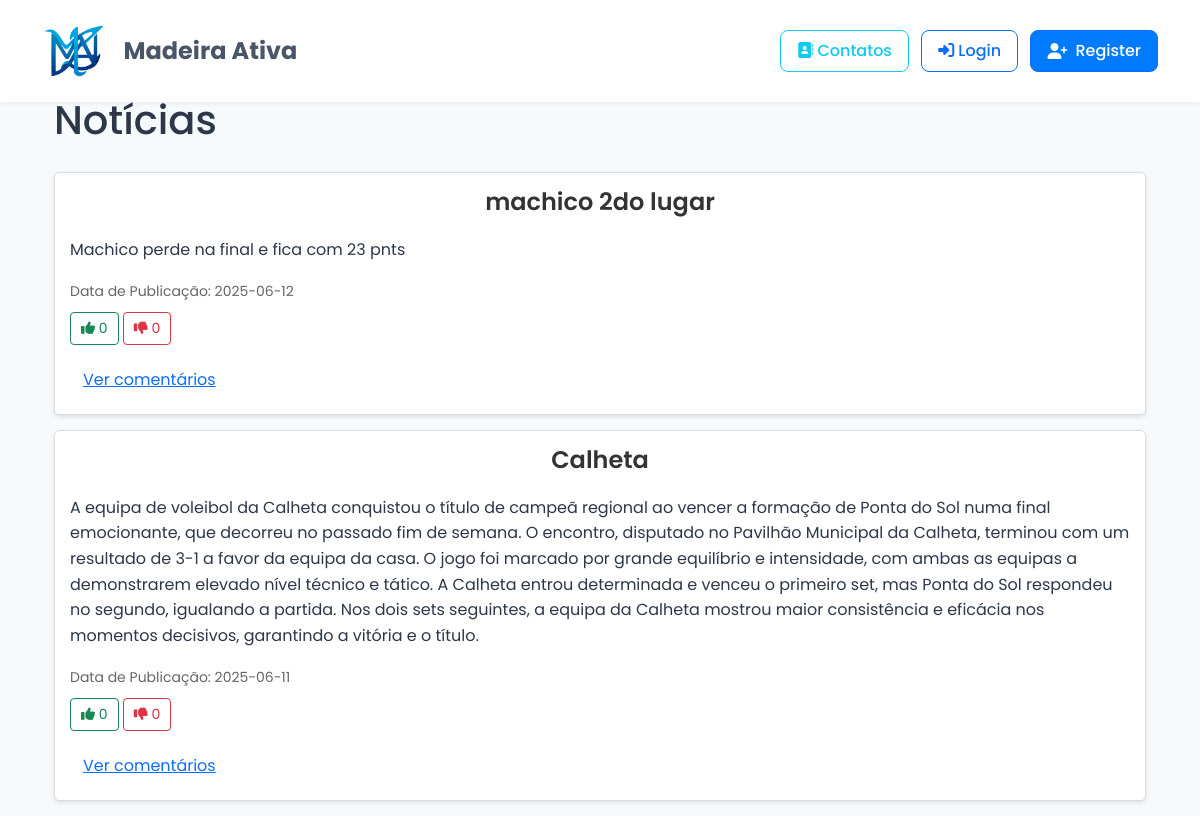
/noticias, run on the app's committed database.
### tables this page shows
CREATE TABLE Noticias (
            IdNot INTEGER PRIMARY KEY AUTOINCREMENT,
            Titulo VARCHAR(45) NOT NULL,
            Descricao VARCHAR(45),
            Datacria DATE NOT NULL,
            DataPublic DATE
        );

### app.py (the view, shortened to what this page needs)
@app.route('/noticias', methods=['GET', 'POST'])
def noticias():
    try:
        lista_noticias = obter_noticias()
        comentarios_dict = {}
        for noticia in lista_noticias:
            comentarios_dict[noticia[0]] = obter_comentarios(noticia[0])
        return render_template('noticias.html', noticias=lista_noticias, comentarios_dict=comentarios_dict)
    except Exception as e:
        print(f"Erro na rota /noticias: {e}")
        flash('Erro ao processar a requisição', 'error')
        return render_template('noticias.html', noticias=[], comentarios_dict={})

### app.py (called while the page is built)
def get_db():
    return create_connection(DATABASE)

def obter_noticias():
    try:
        conn = get_db()
        cursor = conn.cursor()
        cursor.execute("SELECT IdNot, Titulo, Descricao, Datacria, DataPublic FROM Noticias ORDER BY DataPublic DESC")
        noticias = cursor.fetchall()
        conn.close()
        return noticias
    except sqlite3.Error as e:
        print(f"Erro ao obter notícias: {e}")
        return []

def obter_comentarios(id_noticia):
    try:
        conn = get_db()
        cursor = conn.cursor()
        cursor.execute('''
            SELECT c.IdComentario, c.Comentario, c.DataComentario, u.Nome
            FROM Comentarios c
            JOIN Utilizador u ON c.IdUtil = u.IdUtil
            WHERE c.IdNot = ?
            ORDER BY c.DataComentario ASC
        ''', (id_noticia,))
        comentarios = cursor.fetchall()
        conn.close()
        return comentarios
    except sqlite3.Error as e:
        print(f"Erro ao obter comentários: {e}")
        return []

### database/database.py (called while the page is built)
def create_connection(db_file):
    conn = None
    try:
        conn = sqlite3.connect(db_file)
        print(f"Conexão com SQLite estabelecida: {db_file}")
        return conn
    except Error as e:
        print(f"Erro ao conectar com o banco: {e}")
    return conn

### templates/noticias.html (shortened to what this page needs)
{% extends "layout.html" %}
{% block content %}
<div class="container">
    <div class="header-section">
        <h1>Notícias</h1>
    </div>
    {% if noticias %}
        {% for noticia in noticias %}
        <div class="noticia">
            <h2>{{ noticia[1] }}</h2>
            <p>{{ noticia[2] }}</p>
            <small>Data de Publicação: {{ noticia[4] }}</small>
            <div class="votacao mt-2">
                <form method="POST" action="{{ url_for('votar_noticia', id=noticia[0]) }}" style="display: inline;">
                    <button type="submit" class="btn btn-outline-success btn-sm">
                        <i class="fas fa-thumbs-up"></i> <span id="likes-{{ noticia[0] }}">0</span>
                    </button>
                </form>
                <form method="POST" action="{{ url_for('votar_noticia', id=noticia[0]) }}" style="display: inline;">
                    <button type="submit" class="btn btn-outline-danger btn-sm">
                        <i class="fas fa-thumbs-down"></i> <span id="dislikes-{{ noticia[0] }}">0</span>
                    </button>
                </form>
            </div>
            <div class="comentarios mt-3">
                <button class="btn btn-link" id="toggle-{{ noticia[0] }}" onclick="toggleComentarios('comentarios-{{ noticia[0] }}', 'toggle-{{ noticia[0] }}')">Ver comentários</button>
            </div>
        </div>
        {% endfor %}
    {% else %}
        <p>Não existem notícias disponíveis.</p>
    {% endif %}
</div>
{% endblock %}

### static/css/style.css (style rules this page uses)
:root { --primary-color: #4a5568; --secondary-color: #718096; --highlight-color: #a0aec0; --text-color: #2d3748; --background-color: #f7fafc; --success-color: #48bb78; --danger-color: #f56565; --fifa-primary: #4a5568; --fifa-secondary: #718096; --fifa-dark: #2d3748; --fifa-light: #ffffff; --gradient-primary: linear-gradient(135deg, #4a5568 0%, #718096 100%); --gradient-secondary: linear-gradient(135deg, #718096 0%, #a0aec0 100%); --shadow-sm: 0 2px 4px rgba(0, 0, 0, 0.05); --shadow-md: 0 4px 6px rgba(0, 0, 0, 0.07); --shadow-lg: 0 10px 15px rgba(0, 0, 0, 0.1); --transition: all 0.3s ease; }
body { font-family: 'Poppins', sans-serif; background-color: var(--background-color); color: var(--text-color); line-height: 1.6; }
h2 { color: var(--primary-color); margin-bottom: 20px; text-align: center; font-size: 1.5rem; font-weight: 600; }

### templates/noticias.html (style rules this page uses)
.header-section { display: flex; justify-content: space-between; align-items: center; margin-bottom: 20px; }
.noticia { border: 1px solid #ddd; padding: 15px; margin-bottom: 15px; border-radius: 5px; background-color: white; box-shadow: 0 2px 4px rgba(0,0,0,0.1); }
.noticia h2 { color: #333; margin-top: 0; }
.noticia small { color: #666; }
.btn-sm { padding: 5px 10px; font-size: 0.875rem; }

### data on the page
Noticias: Titulo "machico 2do lugar", Descricao "Machico perde na final e fica com 23 pnts", DataPublic "2025-06-12"
Noticias: Titulo "Calheta", Descricao "A equipa de voleibol da Calheta conquistou o título de campeã regional ao vencer a formação de Ponta do Sol numa final emocionante, que decorreu no passado fim de semana. O encontro, disputado no Pavilhão Municipal da Calheta, terminou com um resultado de 3-1 a favor da equipa da casa. O jogo foi marcado por grande equilíbrio e intensidade, com ambas as equipas a demonstrarem elevado nível técnico e tático. A Calheta entrou determinada e venceu o primeiro set, mas Ponta do Sol respondeu no segundo, igualando a partida. Nos dois sets seguintes, a equipa da Calheta mostrou maior consistência e eficácia nos momentos decisivos, garantindo a vitória e o título.", DataPublic "2025-06-11"
